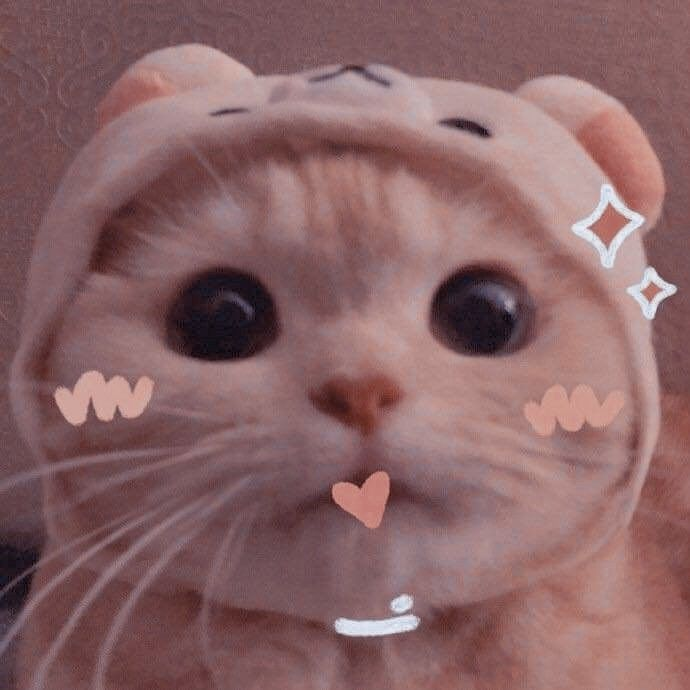
#> input picture image_libary/meo.jpg, 690 x 690 px
$ python chuyen_anh_den_trang.py
#> lines starting #> are read from the running program, lines starting #| are printed output that depends on the picture; after the words box and inside, x2 and y2 are one past the last pixel; in counts of white or black regions, pixels touching at a corner belong together
import imutils
import cv2

image = cv2.imread("image_libary/meo.jpg")
#> image is the input picture: shape (690, 690, 3); mean B, G, R 102.3, 100.4, 137.9

gray_cv = cv2.cvtColor(image,cv2.COLOR_BGR2GRAY)
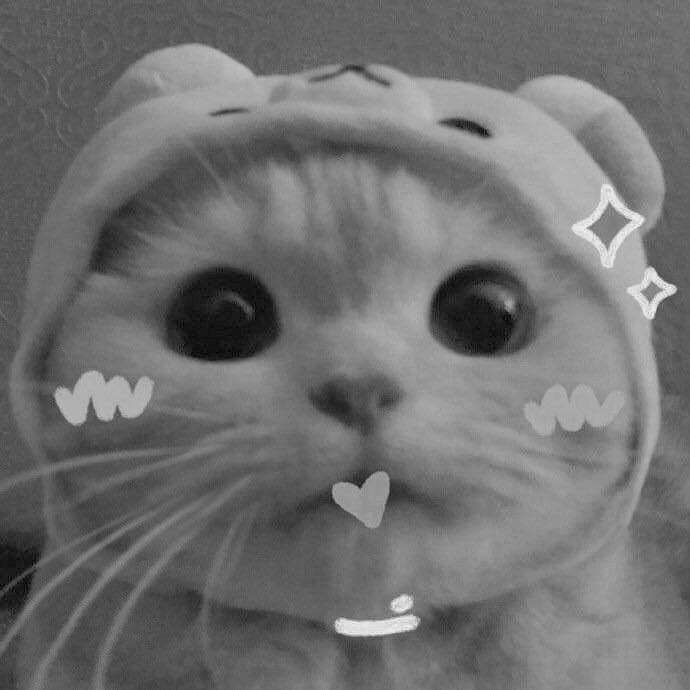
#> gray_cv: shape (690, 690); min 2, max 242, mean 111.8
ret,thresh_binrary = cv2.threshold(gray_cv,127,255,cv2.THRESH_BINARY)
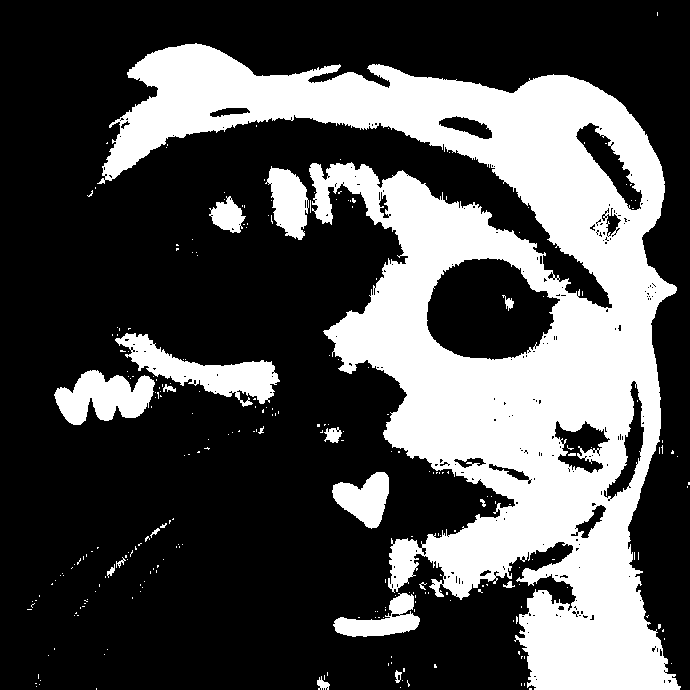
#> thresh_binrary: shape (690, 690); 31.2% white; 264 white regions (244 under 20 px), largest, box (x1, y1, x2, y2) and area: (97, 43, 681, 690) 132715, (115, 333, 280, 407) 4345, (54, 370, 155, 425) 3473
#Conver ảnh theo hàm Threshold

cv2.imshow("ảnh",thresh_binrary)
cv2.waitKey()
cv2.destroyAllWindows()
